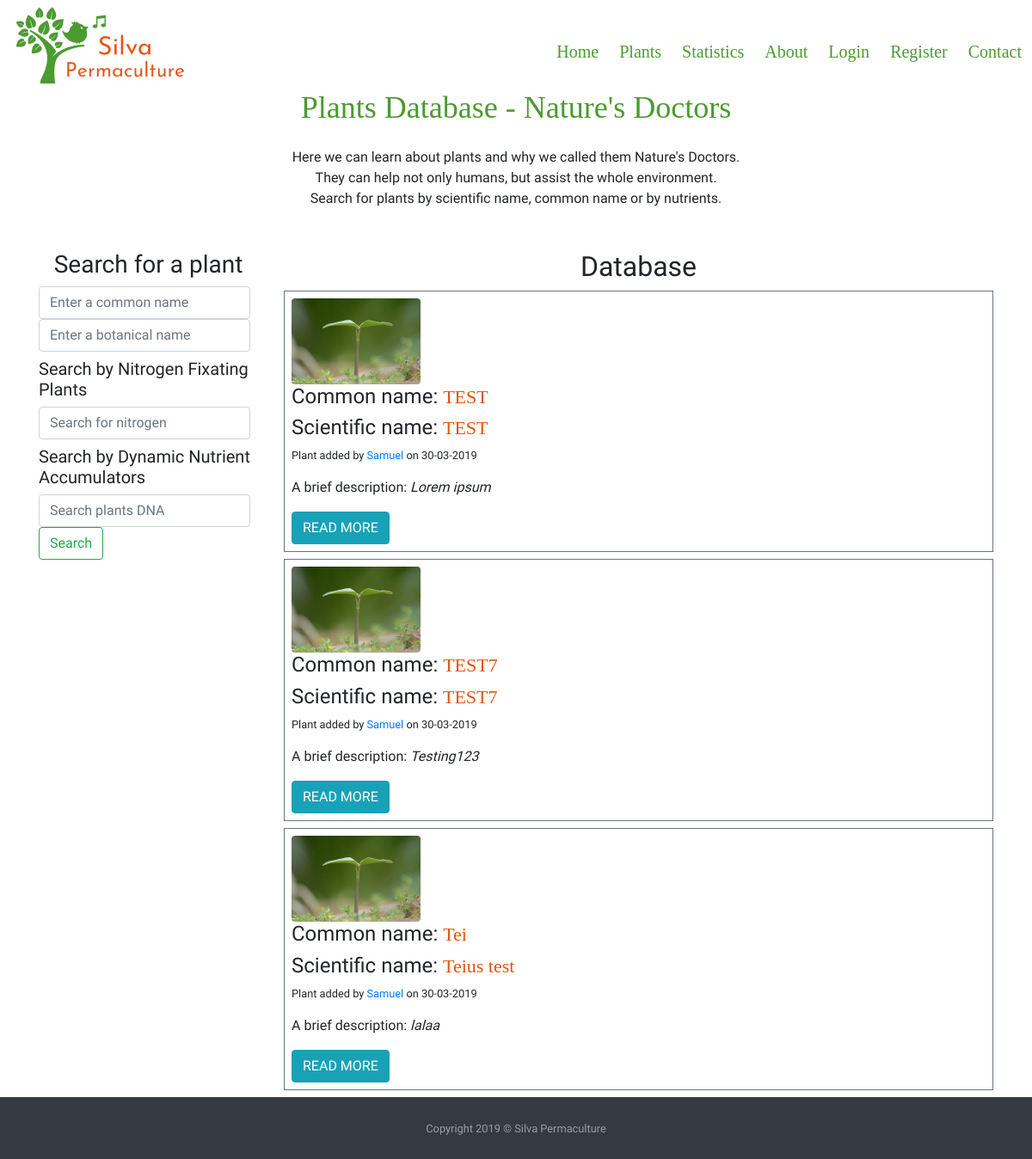
/plants, run on an earlier commit of the app's database.
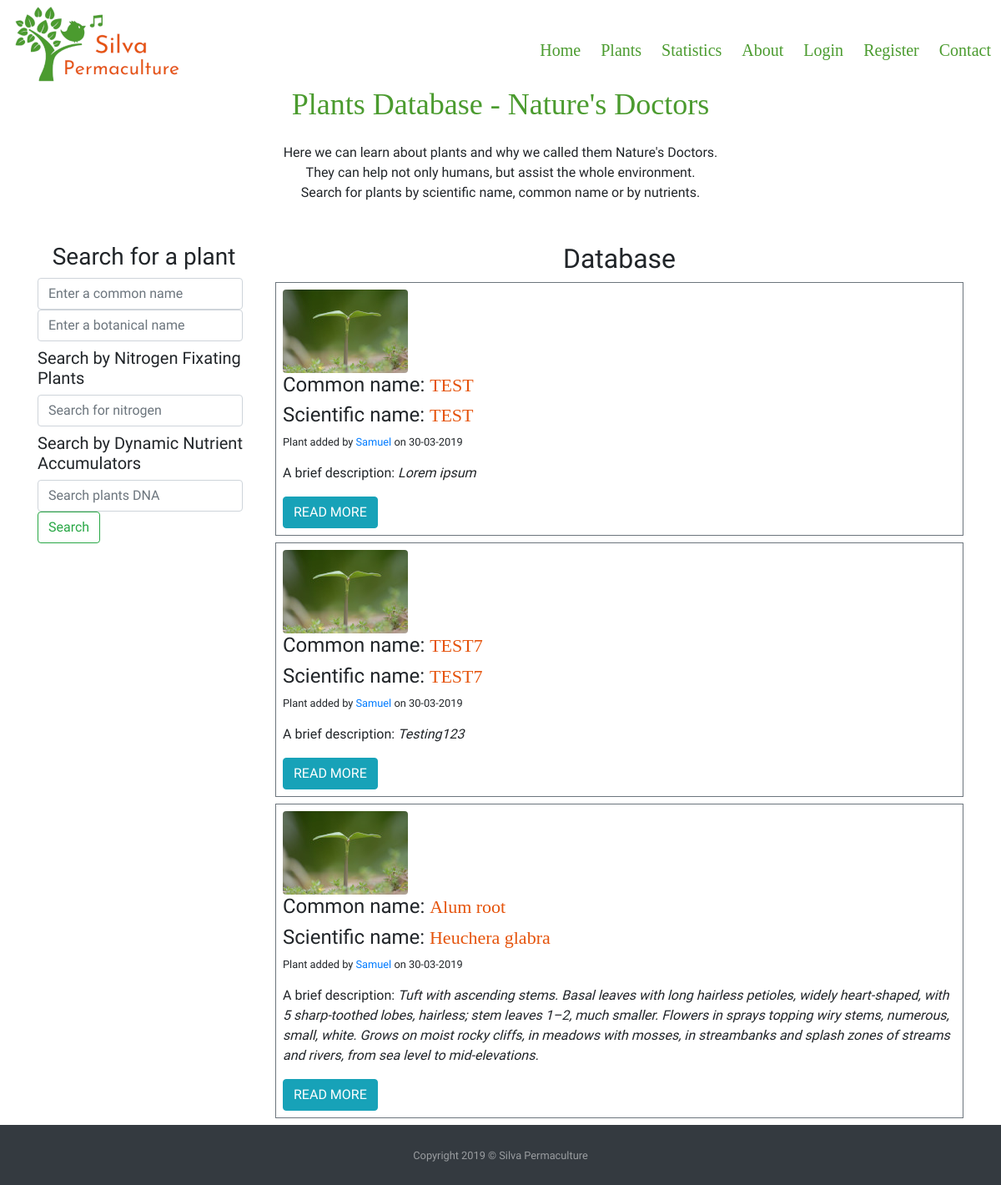
And on a later commit of the database.
### silvapermaculture/models.py (models this page shows, shortened)
class Plants(db.Model):
    id = db.Column(db.Integer, primary_key=True)
    common_name = db.Column(db.String(40), nullable=False)
    botanical_name = db.Column(db.String(80), unique=True, nullable=False)
    short_description = db.Column(db.Text, nullable=False)
    medicinal = db.Column(db.Text, nullable=False)
    image_file = db.Column(db.String(20), default='default_plant_pic.jpg')
    date_added = db.Column(db.DateTime, nullable=False, default=datetime.utcnow)
    user_id = db.Column(db.Integer, db.ForeignKey('user.id'), nullable=False)
    dna = db.relationship('DNA', secondary = plants_dna_table)  # Dynamic_Nutrient_Accumulated
    nfn = db.relationship('NFN', secondary = plants_nfn_table)  # Nitrogen_Fixers_Nursing

class User(db.Model, UserMixin):
    id = db.Column(db.Integer, primary_key=True)
    username = db.Column(db.String(20), unique=True, nullable=False)
    password = db.Column(db.String(60), nullable=False)
    image_file = db.Column(db.String(20), nullable=False, default = 'default.png')
    add_plants = db.relationship('Plants', backref = 'author', lazy=True)

### silvapermaculture/routes.py (the view)
@app.route("/plants")
def plants():
    plants = Plants.query.all()
    return render_template('plants.html', title= 'Plants Database', plants=plants)

### silvapermaculture/templates/plants.html
{% extends "layout.html" %}
    {% block content %}
        <div class="row">
            <div class="col-12">
                <h1 class="text-center" id="heading">Plants Database - Nature's Doctors</h1>
            </div>
        </div>
        <div class="row my-3">
            <div class="col-12 mb-2">
                <p class="text-center">Here we can learn about plants and why we called them Nature's Doctors.<br/>
                    They can help not only humans, but assist the whole environment. <br/>
                    Search for plants by scientific name, common name or by nutrients. </p>
            </div>
        </div>
        <div class="row">
            <div class="col-12 col-lg-3 ">
                <h3 class="my-2 text-center">Search for a plant</h3>
                <form class="form-inline my-2 my-lg-0">
                  <input class="form-control mr-sm-2" type="search" placeholder="Enter a common name" aria-label="Search">
                  <input class="form-control mr-sm-2" type="search" placeholder="Enter a botanical name" aria-label="Search">
                    <h5 class="h5 my-2">Search  by Nitrogen Fixating Plants</h5>
                  <input class="form-control mr-sm-2" type="search" placeholder="Search for nitrogen" aria-label="Search">
                     <h5 class="h5 my-2">Search  by Dynamic Nutrient Accumulators</h5>
                    <input class="form-control mr-sm-2" type="search" placeholder="Search plants DNA" aria-label="Search">
                  <button class="btn btn-outline-success my-2 my-sm-0" type="submit">Search</button>
                </form>
            </div>
            <div class="col-12 col-lg-9">
                <h2 class="my-2 text-center heading">Database</h2>
                {% for plant in plants %}
                   <div class="my-2 p-2 border border-secondary">
                    <img class="img-fluid rounded " src="{{ url_for('static', filename='img/plants/' + plant.image_file) }}"  alt="Default plant image"/>
                    <h4 class="text-left">Common name: <span class="titles">{{ plant.common_name }}</span></h4>
                    <h4 class="text-left">Scientific name: <span class="titles">{{ plant.botanical_name }} </span></h4>
                    <p class="text-left small">Plant added by <a href="#">{{ plant.author.username }}</a> on {{ plant.date_added.strftime('%d-%m-%Y') }} </p>
                    <p class="text-left">A brief description: <em>{{ plant.short_description }}</em> </p>
                    <a class="btn btn-info" href="{{ url_for('plant', plant_id=plant.id) }}">READ MORE</a>
                   </div>
                {% endfor %}
            </div>
        </div>
    {% endblock content %} #Jinja2 allows to put the name of the block here so to know which block is closing if we have multiple.

### silvapermaculture/templates/layout.html (shortened to what this page needs)
<!doctype html>
<html lang="en">
<head>
    <link rel="stylesheet" href="https://stackpath.bootstrapcdn.com/bootstrap/4.3.1/css/bootstrap.min.css">
    <link rel="stylesheet" href="https://use.fontawesome.com/releases/v5.3.1/css/all.css"
crossorigin="anonymous">
    <link rel="stylesheet" href="{{ url_for('static', filename='css/style.css') }}" type="text/css">
</head>
<body class="d-flex flex-column">
<header>
    <div class="container-fluid">
                <div class="row">
                    <div class="col-12 col-sm-12 p-0">
                        <nav class="navbar navbar-expand-lg p-0  ">
                            <a class="navbar-brand  ml-3" href="{{ url_for('index') }}"><img class="img-fluid" src="{{ url_for('static', filename='img/logo_silva.png') }}" alt="Bird singing and Silva Permaculture title"/></a>
                            <div class="collapse navbar-collapse justify-content-end" id="navbarNav">
                                <ul class="navbar-nav mt-3">
                                    <li class="nav-item mx-1">
                                        <a class="nav-link items" href="{{ url_for('index') }}">Home<span class="sr-only">(current)</span></a>
                                    </li>
                                    <li class="nav-item mx-1">
                                        <a class="nav-link items" href="{{ url_for('plants') }}">Plants</a>
                                    </li>
                                    <li class="nav-item mx-1">
                                        <a class="nav-link items" href="{{ url_for('statistics') }}">Statistics</a>
                                    </li>
                                    <li class="nav-item mx-1">
                                        <a class="nav-link items" href="{{ url_for('about') }}">About</a>
                                    </li>
                                    {% if current_user.is_authenticated %}
                                         <li class="nav-item mx-1">
                                            <a class="nav-link items"  href="{{ url_for('new_plant') }}">Add Plant</a>
                                        </li>
                                        <li class="nav-item mx-1">
                                            <a class="nav-link items"  href="{{ url_for('account') }}">Account</a>
                                        </li>
                                        <li class="nav-item mx-1">
                                            <a class="nav-link items"  href="{{ url_for('logout') }}">Logout</a>
                                        </li>
                                    {% else %}
                                        <li class="nav-item mx-1">
                                            <a class="nav-link items" href="{{ url_for('login') }}">Login</a>
                                        </li>
                                        <li class="nav-item mx-1">
                                            <a class="nav-link items" href="{{ url_for('register') }}">Register</a>
                                        </li>
                                    {% endif %}
                                    <li class="nav-item mx-1">
                                        <a class="nav-link items"  href="{{ url_for('contact') }}">Contact</a>
                                    </li>
                                </ul>
                            </div>
                        </nav>
                    </div>
                </div>
            </div>
</header>
<main>
    <div class="container">
                {% block content %}
                {% endblock content %}
    </div>
</main>
<footer  class="py-4 bg-dark text-white-50">
    <div class="container text-center">
      <small>Copyright 2019 &copy; Silva Permaculture</small>
    </div>
</footer>
</body>
</html>

### silvapermaculture/static/css/style.css (style rules this page uses)
body { font-family: "Mali",cursive; }
.items { color:#4B9B2F; font-family: 'Josefin Sans'; font-size:20px; transition: all .5s; }
#heading { color: #4B9B2F; font-size: 36px; font-family: 'Josefin Sans'; }
.titles { color: #E5530B; font-family: 'Josefin Sans'; font-size:22px }

What changed in the data, as far as the page shows it:
changed Plants: common_name "Tei" → "Alum root"; botanical_name "Teius test" → "Heuchera glabra"; short_description "lalaa" → "Tuft with ascending stems. Basal leaves with long hairless petioles, widely heart-shaped, with 5 sharp-toothed lobes, hairless; stem leaves 1–2, much smaller. Flowers in sprays topping wiry stems, numerous, small, white. Grows on moist rocky cliffs, in meadows with mosses, in streambanks and splash zones of streams and rivers, from sea level to mid-elevations."
